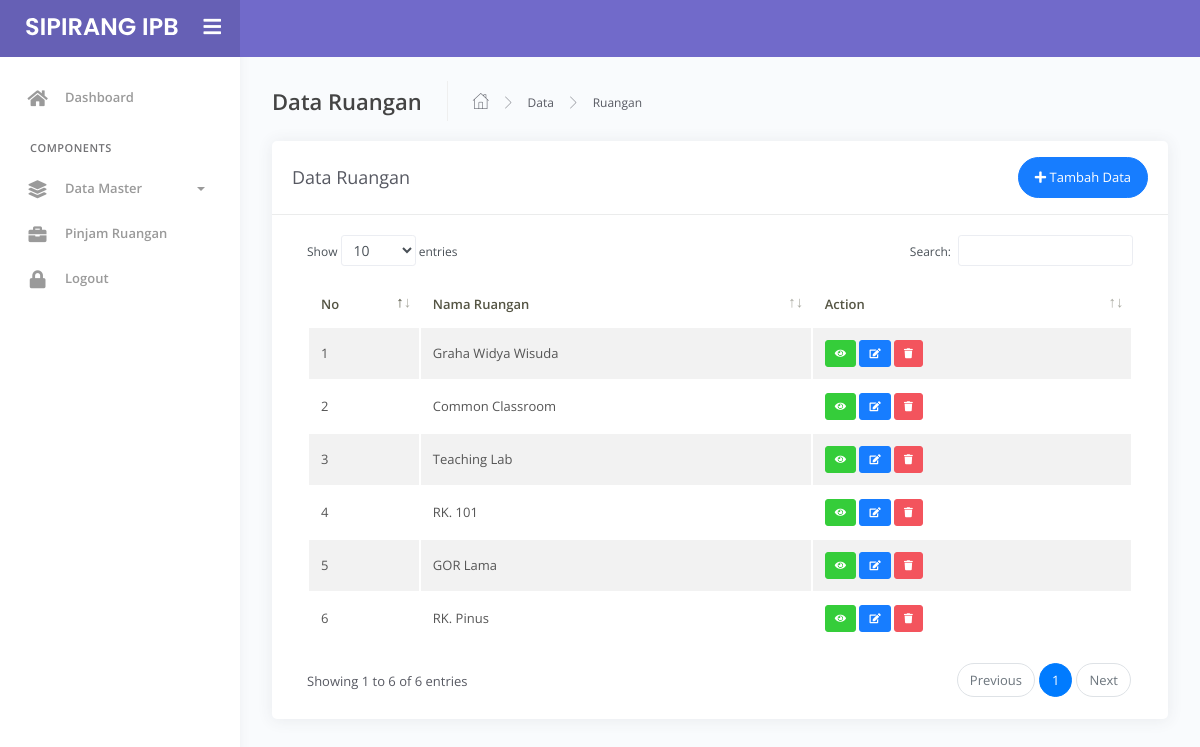
Page /admin/index.php?view=dataruangan on the committed database.
### tables this page shows
CREATE TABLE `ruangan` (
  `id_ruangan` int(11) NOT NULL,
  `nama_ruangan` varchar(30) NOT NULL,
  `deskripsi` varchar(500) NOT NULL,
  `status` varchar(10) NOT NULL
);

### admin/master/ruangan/dataruangan.php (the view, shortened to what this page needs)
<div class="main-panel">
			<div class="content">
				<div class="page-inner">
					<div class="page-header">
						<h4 class="page-title">Data Ruangan</h4>
						<ul class="breadcrumbs">
							<li class="nav-home">
								<a href="#">
									<i class="flaticon-home"></i>
								</a>
							</li>
							<li class="separator">
								<i class="flaticon-right-arrow"></i>
							</li>
							<li class="nav-item">
								<a href="#">Data</a>
							</li>
							<li class="separator">
								<i class="flaticon-right-arrow"></i>
							</li>
							<li class="nav-item">
								<a href="#">Ruangan</a>
							</li>
						</ul>
					</div>
					<div class="row">
						<div class="col-md-12">
							<div class="card">
								<div class="card-header">
									<div class="d-flex align-items-center">
										<h4 class="card-title">Data Ruangan</h4>
										<button class="btn btn-primary btn-round ml-auto" data-toggle="modal" data-target="#modalAddRuangan">
											<i class="fa fa-plus"></i>
											Tambah Data
										</button>
									</div>
								</div>
								<div class="card-body">
									<div class="table-responsive">
										<table id="add-row" class="display table table-striped table-hover" >
											<thead>
												<tr>
													<th>No</th>
													<th>Nama Ruangan</th>
													<th>Action</th>
												</tr>
											</thead>
											<tbody>
												<?php
													$no = 1;
													$query = mysqli_query($conn,'SELECT * FROM ruangan');
													while ($ruangan = mysqli_fetch_array($query)) {
												?>
												<tr>
													<td><?php echo $no++ ?></td>
													<td><?php echo $ruangan['nama_ruangan'] ?></td>
													<td>
														<a href="#modalDetailRuangan<?php echo $ruangan['id_ruangan'] ?>"  data-toggle="modal" title="Detail" class="btn btn-xs btn-success"><i class="fa fa-eye"></i></a>
														<a href="#modalEditRuangan<?php echo $ruangan['id_ruangan'] ?>"  data-toggle="modal" title="Edit" class="btn btn-xs btn-primary"><i class="fa fa-edit"></i></a>
														<a href="#modalHapusRuangan<?php echo $ruangan['id_ruangan'] ?>"  data-toggle="modal" title="Hapus" class="btn btn-xs btn-danger"><i class="fa fa-trash"></i></a>
													</td>
												</tr>
											<?php } ?>
											</tbody>
										</table>
									</div>
								</div>
							</div>
						</div>
					</div>
				</div>
			</div>
		</div>

### rows in the picture
ruangan: nama_ruangan "Graha Widya Wisuda"
ruangan: nama_ruangan "Common Classroom"
ruangan: nama_ruangan "Teaching Lab"
ruangan: nama_ruangan "RK. 101"
ruangan: nama_ruangan "GOR Lama"
ruangan: nama_ruangan "RK. Pinus"
